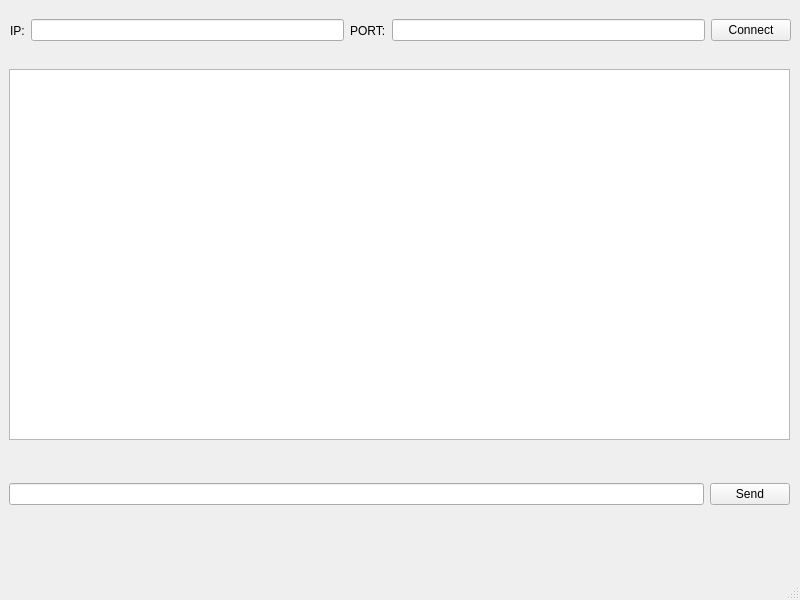
<?xml version="1.0" encoding="UTF-8"?>
<ui version="4.0">
 <class>MainWindow</class>
 <widget class="QMainWindow" name="MainWindow">
  <property name="geometry">
   <rect>
    <x>0</x>
    <y>0</y>
    <width>800</width>
    <height>600</height>
   </rect>
  </property>
  <property name="windowTitle">
   <string>MainWindow</string>
  </property>
  <widget class="QWidget" name="centralwidget">
   <widget class="QWidget" name="horizontalLayoutWidget">
    <property name="geometry">
     <rect>
      <x>10</x>
      <y>0</y>
      <width>781</width>
      <height>61</height>
     </rect>
    </property>
    <layout class="QHBoxLayout" name="horizontalLayout">
     <item>
      <widget class="QLabel" name="label">
       <property name="text">
        <string>IP:</string>
       </property>
      </widget>
     </item>
     <item>
      <widget class="QLineEdit" name="lineEditIP"/>
     </item>
     <item>
      <widget class="QLabel" name="label_2">
       <property name="text">
        <string>PORT:</string>
       </property>
      </widget>
     </item>
     <item>
      <widget class="QLineEdit" name="lineEditPort"/>
     </item>
     <item>
      <widget class="QPushButton" name="pushButtonConnect">
       <property name="text">
        <string>Connect</string>
       </property>
      </widget>
     </item>
    </layout>
   </widget>
   <widget class="QWidget" name="verticalLayoutWidget">
    <property name="geometry">
     <rect>
      <x>9</x>
      <y>69</y>
      <width>781</width>
      <height>371</height>
     </rect>
    </property>
    <layout class="QVBoxLayout" name="verticalLayout">
     <item>
      <widget class="QTextEdit" name="TextEditOutput"/>
     </item>
    </layout>
   </widget>
   <widget class="QWidget" name="horizontalLayoutWidget_2">
    <property name="geometry">
     <rect>
      <x>9</x>
      <y>449</y>
      <width>781</width>
      <height>91</height>
     </rect>
    </property>
    <layout class="QHBoxLayout" name="horizontalLayout_2">
     <item>
      <widget class="QLineEdit" name="lineEditInput"/>
     </item>
     <item>
      <widget class="QPushButton" name="pushButtonSend">
       <property name="text">
        <string>Send</string>
       </property>
      </widget>
     </item>
    </layout>
   </widget>
  </widget>
  <widget class="QMenuBar" name="menubar">
   <property name="geometry">
    <rect>
     <x>0</x>
     <y>0</y>
     <width>800</width>
     <height>19</height>
    </rect>
   </property>
  </widget>
  <widget class="QStatusBar" name="statusbar"/>
 </widget>
 <resources/>
 <connections/>
</ui>
